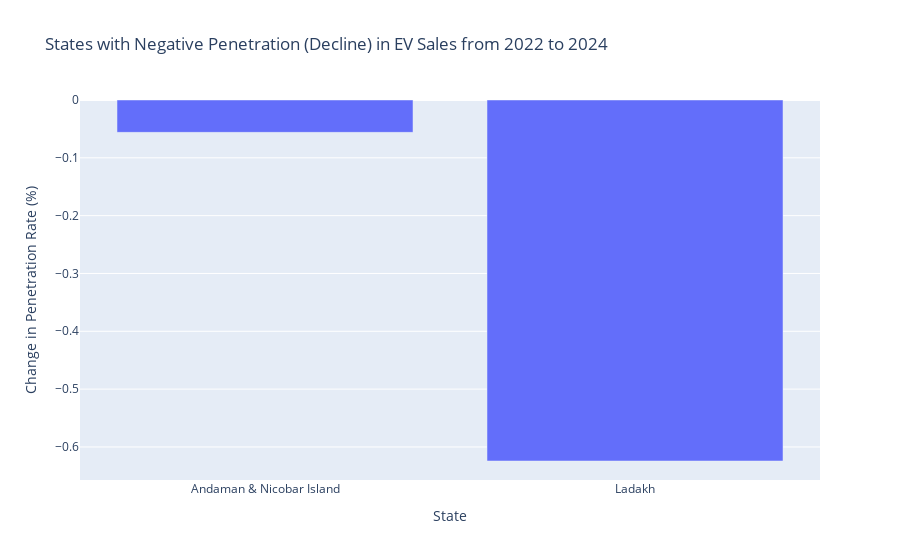

Notebook cell for this chart:
### Code cell
# 3. List the states with negative penetration (decline) in EV sales from 2022 to 2024?

# Calculate penetration rates for 2022 and 2024
fy_2022_2024 = merged_state[merged_state['fiscal_year'].isin([2022, 2024])]
fy_2022_2024['penetration_rate'] = (fy_2022_2024['electric_vehicles_sold'] / fy_2022_2024['total_vehicles_sold']) * 100

# Penetration rates by state for 2022 and 2024
penetration_2022 = fy_2022_2024[fy_2022_2024['fiscal_year'] == 2022].groupby('state')['penetration_rate'].mean().reset_index()
penetration_2024 = fy_2022_2024[fy_2022_2024['fiscal_year'] == 2024].groupby('state')['penetration_rate'].mean().reset_index()

# Merge and calculate change in penetration rate
penetration_change = pd.merge(penetration_2022, penetration_2024, on='state', suffixes=('_2022', '_2024'))
penetration_change['change'] = penetration_change['penetration_rate_2024'] - penetration_change['penetration_rate_2022']

# Filter states with negative change
negative_penetration_states = penetration_change[penetration_change['change'] < 0]


fig_neg = px.bar(negative_penetration_states, x='state', y='change',
                 title='States with Negative Penetration (Decline) in EV Sales from 2022 to 2024',
                 labels={'change': 'Change in Penetration Rate (%)', 'state': 'State'})
fig_neg.show()

### Figure 1 — Plotly figure (JSON) as saved in the notebook; plotly's stock layout.template omitted (floating-point values rounded to 4 significant figures)
{"data": [{"alignmentgroup": "True", "hovertemplate": "State=%{x}<br>Change in Penetration Rate (%)=%{y}<extra></extra>", "legendgroup": "", "marker": {"color": "#636efa", "pattern": {"shape": ""}}, "name": "", "offsetgroup": "", "orientation": "v", "showlegend": false, "textposition": "auto", "type": "bar", "x": ["Andaman & Nicobar Island", "Ladakh"], "xaxis": "x", "y": [-0.05597, -0.6243], "yaxis": "y"}], "layout": {"barmode": "relative", "legend": {"tracegroupgap": 0}, "title": {"text": "States with Negative Penetration (Decline) in EV Sales from 2022 to 2024"}, "xaxis": {"anchor": "y", "domain": [0, 1], "title": {"text": "State"}}, "yaxis": {"anchor": "x", "domain": [0, 1], "title": {"text": "Change in Penetration Rate (%)"}}}}
